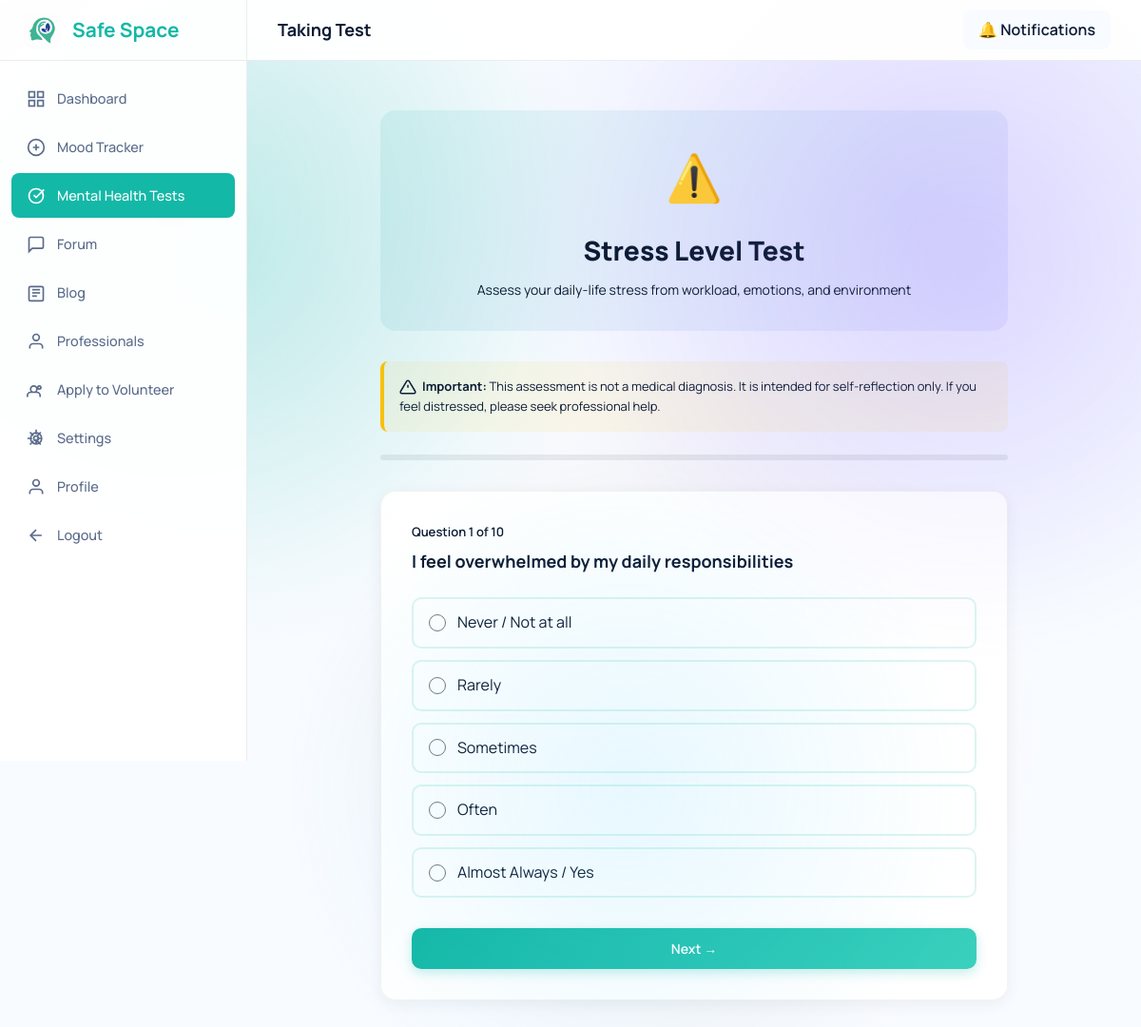
Screenshot of /dashboard/take_test.php?test_id=1 (signed in) with the database file from the repository.
### tables this page shows
CREATE TABLE mental_health_tests (
    test_id INT AUTO_INCREMENT PRIMARY KEY,
    test_name VARCHAR(100) NOT NULL,
    test_slug VARCHAR(100) UNIQUE NOT NULL,
    description TEXT NOT NULL,
    test_icon VARCHAR(50) NOT NULL,
    color_code VARCHAR(20) NOT NULL,
    instructions TEXT NOT NULL,
    ethical_disclaimer TEXT NOT NULL,
    created_at TIMESTAMP DEFAULT CURRENT_TIMESTAMP,
    is_active BOOLEAN DEFAULT TRUE,
    INDEX idx_test_slug (test_slug)
);

CREATE TABLE test_questions (
    question_id INT AUTO_INCREMENT PRIMARY KEY,
    test_id INT NOT NULL,
    question_text VARCHAR(255) NOT NULL,
    question_number INT NOT NULL,
    created_at TIMESTAMP DEFAULT CURRENT_TIMESTAMP,
    FOREIGN KEY (test_id) REFERENCES mental_health_tests(test_id) ON DELETE CASCADE,
    INDEX idx_test_id (test_id)
);

### dashboard/take_test.php (the view, shortened to what this page needs)
<?php
$test_id = isset($_GET['test_id']) ? (int)$_GET['test_id'] : 0;
$db = Database::getInstance();
$conn = $db->getConnection();
$stmt = $conn->prepare("
    SELECT test_id, test_name, test_slug, description, test_icon, ethical_disclaimer, instructions
    FROM mental_health_tests
    WHERE test_id = ? AND is_active = TRUE
");
$stmt->bind_param("i", $test_id);
$stmt->execute();
$result = $stmt->get_result();
$test = $result->fetch_assoc();
$stmt = $conn->prepare("
    SELECT question_id, question_text, question_number
    FROM test_questions
    WHERE test_id = ?
    ORDER BY question_number ASC
");
$stmt->bind_param("i", $test_id);
$stmt->execute();
$result = $stmt->get_result();
$questions = $result->fetch_all(MYSQLI_ASSOC);
?>
<!DOCTYPE html>
<html lang="en">
<head>
    <link rel="stylesheet" href="../assets/css/styles.css">
    <link rel="stylesheet" href="includes/dashboard-layout.css">
</head>
<body>
    <div class="dashboard-wrapper">
        <?php include 'includes/sidebar.php'; ?>
        <main class="main-content">
            <div class="top-bar">
                <h2 style="margin: 0; font-size: 18px; color: var(--text-primary);">Taking Test</h2>
                <div class="top-bar-right">
                    <a href="notifications.php" style="text-decoration: none; color: var(--text-primary); font-weight: 600; padding: 8px 16px; background: var(--light-bg); border-radius: 8px;">
                        🔔 Notifications
                    </a>
                </div>
            </div>
            <div class="content-area">
        <div class="test-container">
            <div class="test-header">
                <div class="test-icon"><?php echo $test['test_icon']; ?></div>
                <h1><?php echo htmlspecialchars($test['test_name']); ?></h1>
                <p><?php echo htmlspecialchars($test['description']); ?></p>
            </div>
            <div class="disclaimer">
                <strong>Important:</strong> <?php echo htmlspecialchars($test['ethical_disclaimer']); ?>
            </div>
            <div class="progress-bar">
                <div class="progress-fill" id="progressFill"></div>
            </div>
            <form method="POST" action="" class="questions-form" id="testForm">
                <div id="questionsContainer">
                    <?php foreach ($questions as $index => $question): ?>
                        <div class="question-container" style="display: <?php echo $index === 0 ? 'block' : 'none'; ?>;" data-question-id="<?php echo $question['question_id']; ?>">
                            <div class="question-number">Question <?php echo $question['question_number']; ?> of <?php echo count($questions); ?></div>
                            <div class="question-text"><?php echo htmlspecialchars($question['question_text']); ?></div>
                            <div class="answer-options">
                                <label class="answer-option">
                                    <input type="radio" name="answers[<?php echo $question['question_id']; ?>]" value="0" required>
                                    <span class="option-label">Never / Not at all</span>
                                </label>
                                <label class="answer-option">
                                    <input type="radio" name="answers[<?php echo $question['question_id']; ?>]" value="1">
                                    <span class="option-label">Rarely</span>
                                </label>
                                <label class="answer-option">
                                    <input type="radio" name="answers[<?php echo $question['question_id']; ?>]" value="2">
                                    <span class="option-label">Sometimes</span>
                                </label>
                                <label class="answer-option">
                                    <input type="radio" name="answers[<?php echo $question['question_id']; ?>]" value="3">
                                    <span class="option-label">Often</span>
                                </label>
                                <label class="answer-option">
                                    <input type="radio" name="answers[<?php echo $question['question_id']; ?>]" value="4">
                                    <span class="option-label">Almost Always / Yes</span>
                                </label>
                            </div>
                        </div>
                    <?php endforeach; ?>
                </div>
                <div class="button-group">
                    <button type="button" class="btn btn-primary" id="nextBtn" onclick="nextQuestion()">Next →</button>
                </div>
            </form>
        </div>
    </div>
</body>
</html>

### assets/css/styles.css (style rules this page uses)
:root { --primary-color: #14b8a6; --primary-dark: #0e9486; --primary-light: #3ad0be; --secondary-color: #7b5dff; --accent-color: #3ac7ff; --accent-warm: #ff986f; --white: #ffffff; --light-bg: #f8fbff; --light-gray: #e5e9f2; --medium-gray: #97a4b8; --dark-gray: #0c1b33; --text-primary: #0c1b33; --text-secondary: #5a6b8a; --success: #22c55e; --warning: #f59e0b; --error: #ef4444; --info: #3b82f6; --shadow-sm: 0 6px 16px rgba(12, 27, 51, 0.08); --shadow-md: 0 12px 28px rgba(12, 27, 51, 0.12); --shadow-lg: 0 18px 48px rgba(12, 27, 51, 0.18); --shadow-glow: 0 0 24px rgba(20, 184, 166, 0.35); --radius-sm: 10px; --radius-md: 14px; --radius-lg: 22px; --radius-xl: 32px; --transition-fast: 0.18s ease; --transition-normal: 0.3s ease; --transition-slow: 0.5s ease; --spacing-xs: 0.5rem; --spacing-sm: 1rem; --spacing-md: 1.5rem; --spacing-lg: 2rem; --spacing-xl: 3rem; }
* { margin: 0; padding: 0; box-sizing: border-box; }
html { font-size: 16px; scroll-behavior: smooth; }
body { font-family: 'Manrope', 'Segoe UI', Tahoma, Geneva, Verdana, sans-serif; background: radial-gradient(circle at 20% 25%, rgba(20, 184, 166, 0.16), transparent 32%), radial-gradient(circle at 80% 20%, rgba(123, 93, 255, 0.14), transparent 34%), radial-gradient(circle at 60% 70%, rgba(255, 152, 111, 0.14), transparent 36%), var(--light-bg); color: var(--text-primary); line-height: 1.6; min-height: 100vh; overflow-x: hidden; position: relative; margin: 0; }
body::before { content: ''; position: fixed; top: 0; left: 0; width: 100%; height: 100%; background: radial-gradient(circle at 15% 20%, rgba(20, 184, 166, 0.12), transparent 30%), radial-gradient(circle at 85% 25%, rgba(123, 93, 255, 0.12), transparent 32%), radial-gradient(circle at 55% 75%, rgba(58, 199, 255, 0.12), transparent 34%); pointer-events: none; z-index: 0; }
.btn { display: inline-block; padding: 14px 28px; border: none; border-radius: var(--radius-sm); font-size: 1rem; font-weight: 700; cursor: pointer; transition: all var(--transition-normal); text-align: center; text-decoration: none; font-family: inherit; }
.btn-primary { background: linear-gradient(135deg, var(--primary-color), var(--primary-dark)); color: var(--white); box-shadow: var(--shadow-sm); }

### dashboard/includes/dashboard-layout.css (style rules this page uses)
.dashboard-wrapper { display: flex; min-height: 100vh; margin: 0; padding: 0; }
.main-content { flex: 1; margin-left: 260px; padding: 0; width: calc(100% - 260px); }
.top-bar { background: rgba(255, 255, 255, 0.95); border-bottom: 1px solid rgba(12, 27, 51, 0.08); padding: 0 32px; display: flex; justify-content: space-between; align-items: center; position: sticky; top: 0; z-index: 99; height: 64px; margin: 0; }
.top-bar-right { display: flex; gap: 16px; align-items: center; }
.content-area { padding: 2rem; }

### rows the page displays
mental_health_tests: test_icon "⚠️", test_name "Stress Level Test", description "Assess your daily-life stress from workload, emotions, and environment", ethical_disclaimer "This assessment is not a medical diagnosis. It is intended for self-reflection only. If you feel distressed, please seek professional help."
test_questions: question_number "1", count($questions) "10", question_text "I feel overwhelmed by my daily responsibilities"
